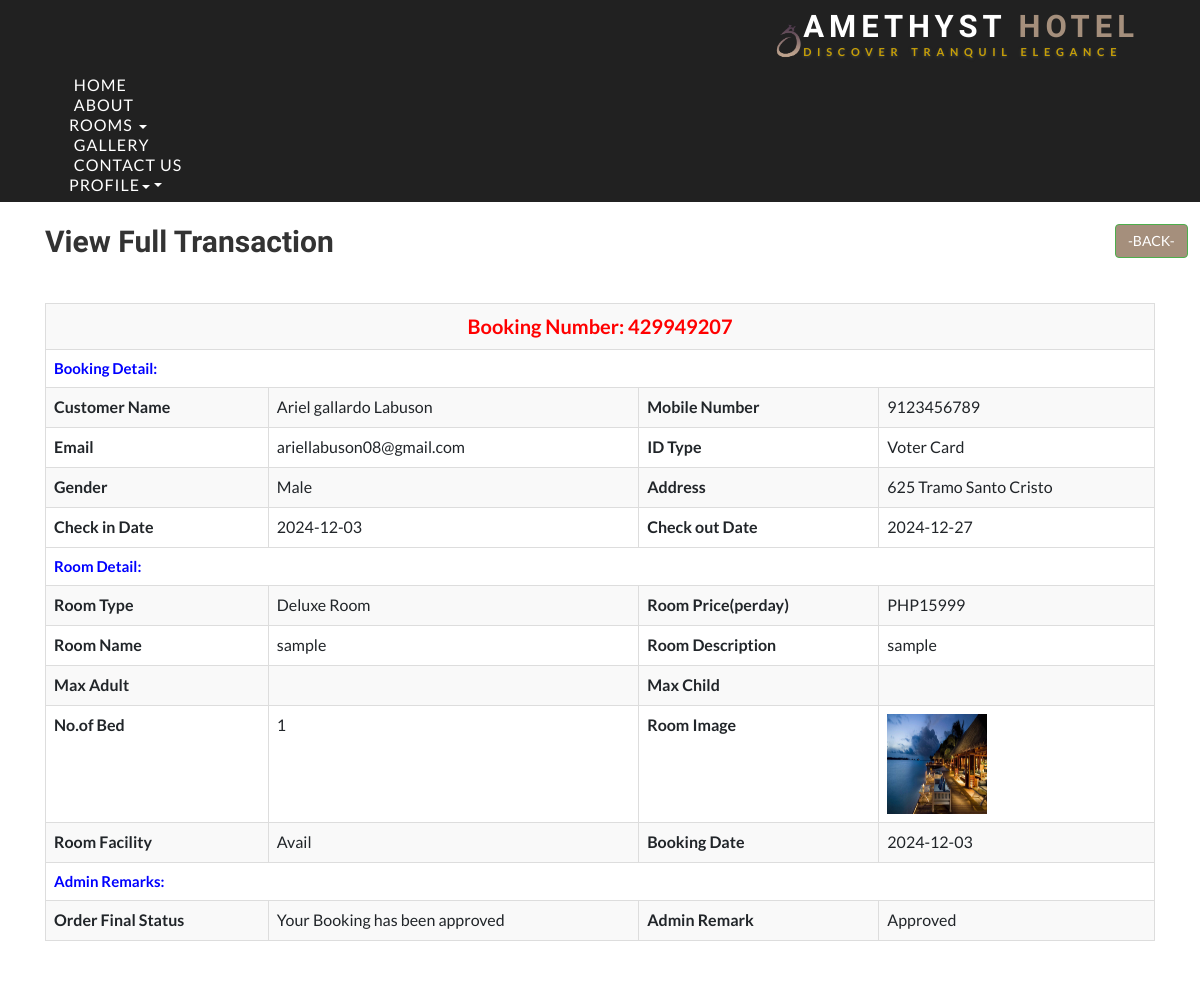
Page /view-application-detail.php?viewid=71 (signed in) on the committed database.
### tables this page shows
CREATE TABLE `maintenance` (
  `id` int(10) NOT NULL,
  `logo` varchar(255) NOT NULL,
  `background` varchar(255) NOT NULL,
  `color` varchar(255) NOT NULL,
  `slideshow_image1` varchar(255) NOT NULL,
  `slideshow_image2` varchar(255) NOT NULL,
  `slideshow_image3` varchar(255) NOT NULL
);

CREATE TABLE `tblbooking` (
  `ID` int(10) NOT NULL,
  `RoomId` int(5) DEFAULT NULL,
  `BookingNumber` varchar(120) DEFAULT NULL,
  `UserID` int(5) NOT NULL,
  `IDType` varchar(120) DEFAULT NULL,
  `Gender` varchar(50) DEFAULT NULL,
  `Address` mediumtext DEFAULT NULL,
  `CheckinDate` varchar(200) DEFAULT NULL,
  `CheckoutDate` varchar(200) DEFAULT NULL,
  `BookingDate` date DEFAULT current_timestamp(),
  `Remark` varchar(50) DEFAULT NULL,
  `Status` varchar(50) DEFAULT 'Pending',
  `downPay` int(255) NOT NULL,
  `UpdationDate` timestamp NULL DEFAULT NULL ON UPDATE current_timestamp(),
  `extendDate` date DEFAULT NULL,
  `pool` int(60) NOT NULL,
  `food` int(60) NOT NULL
);

CREATE TABLE `tbluser` (
  `ID` int(10) NOT NULL,
  `FullName` varchar(200) DEFAULT NULL,
  `MobileNumber` bigint(10) DEFAULT NULL,
  `Email` varchar(120) DEFAULT NULL,
  `avatar` text DEFAULT NULL,
  `Password` varchar(120) DEFAULT NULL,
  `status` tinyint(1) NOT NULL,
  `privilege` varchar(255) NOT NULL DEFAULT 'unblocked',
  `code` text NOT NULL,
  `RegDate` timestamp NULL DEFAULT current_timestamp()
);

CREATE TABLE `tblcategory` (
  `ID` int(10) NOT NULL,
  `CategoryName` varchar(120) DEFAULT NULL,
  `Description` mediumtext DEFAULT NULL,
  `Price` int(5) NOT NULL,
  `Date` timestamp NULL DEFAULT current_timestamp()
);

CREATE TABLE `tblroom` (
  `ID` int(10) NOT NULL,
  `RoomType` int(10) DEFAULT NULL,
  `RoomName` varchar(200) DEFAULT NULL,
  `MaxAdult` int(5) DEFAULT NULL,
  `MaxChild` int(5) DEFAULT NULL,
  `RoomDesc` mediumtext DEFAULT NULL,
  `NoofBed` int(5) DEFAULT NULL,
  `Image` varchar(200) DEFAULT NULL,
  `RoomFacility` varchar(200) DEFAULT NULL,
  `CreationDate` timestamp NULL DEFAULT current_timestamp()
);

### view-application-detail.php (the view, shortened to what this page needs)
<?php
include('includes/dbconnection.php');
if (strlen($_SESSION['hbmsuid']==0)) {
  header('location:logout.php');
  } else{
?>
<!DOCTYPE HTML>
<html>
<head>
<link rel="stylesheet" href="https://maxcdn.bootstrapcdn.com/bootstrap/4.5.2/css/bootstrap.min.css">
    <link rel="stylesheet" href="https://cdnjs.cloudflare.com/ajax/libs/font-awesome/5.15.4/css/all.min.css">
    <link rel="stylesheet" href="https://cdnjs.cloudflare.com/ajax/libs/morris.js/0.5.1/morris.css">
  </head>
</head>
<body>
	<?php include_once('includes/header.php');?>
	<div class="typography">
			<div class="container">
				<div class="typography-info">
					<br><h2 class="type">View Full Transaction</h2><a href="index.php" class="btn btn-success" style="margin-left:1070px;margin-top:-60px;background-color:#a58f7c;">-BACK-</a><br>
				</div>
				<div class="bs-docs-example">
<br>
					<?php
                  $vid=$_GET['viewid'];
$sql="SELECT tblbooking.BookingNumber,tbluser.FullName,tbluser.MobileNumber,tbluser.Email,tblbooking.ID as tid,tblbooking.IDType,tblbooking.Gender,tblbooking.Address,tblbooking.CheckinDate,tblbooking.CheckoutDate,tblbooking.BookingDate,tblbooking.Remark,tblbooking.Status,tblbooking.UpdationDate,tblcategory.CategoryName,tblcategory.Description,tblcategory.Price,tblroom.RoomName,tblroom.MaxAdult,tblroom.MaxChild,tblroom.RoomDesc,tblroom.NoofBed,tblroom.Image,tblroom.RoomFacility
from tblbooking
join tblroom on tblbooking.RoomId=tblroom.ID
join tblcategory on tblcategory.ID=tblroom.RoomType
join tbluser on tblbooking.UserID=tbluser.ID
where tblbooking.ID=:vid";
$query = $dbh -> prepare($sql);
$query-> bindParam(':vid', $vid, PDO::PARAM_STR);
$query->execute();
$results=$query->fetchAll(PDO::FETCH_OBJ);
$cnt=1;
if($query->rowCount() > 0)
{
foreach($results as $row)
{               ?>
                            <table border="1" class="table table-bordered table-striped table-vcenter js-dataTable-full-pagination">
                            	<tr>
  <th colspan="4" style="color: red;font-weight: bold;text-align: center;font-size: 20px"> Booking Number: <?php echo $row->BookingNumber;?></th>
</tr>
<tr>
  <th colspan="4" style="color: blue;font-weight: bold;font-size: 15px"> Booking Detail:</th>
</tr>
<tr>
    <th>Customer Name</th>
    <td><?php  echo $row->FullName;?></td>
    <th>Mobile Number</th>
    <td><?php  echo $row->MobileNumber;?></td>
  </tr>
  <tr>
   <th>Email</th>
    <td><?php  echo $row->Email;?></td>
    <th>ID Type</th>
    <td><?php  echo $row->IDType;?></td>
  </tr>
  <tr>
   <th>Gender</th>
    <td><?php  echo $row->Gender;?></td>
    <th>Address</th>
    <td><?php  echo $row->Address;?></td>
  </tr>
  <tr>
    <th>Check in Date</th>
    <td><?php  echo $row->CheckinDate;?></td>
    <th>Check out Date</th>
    <td><?php  echo $row->CheckoutDate;?></td>
  </tr>
   <tr>
    <tr>
  <th colspan="4" style="color: blue;font-weight: bold;font-size: 15px"> Room Detail:</th>
</tr>
    <th>Room Type</th>
    <td><?php  echo $row->CategoryName;?></td>
    <th>Room Price(perday)</th>
    <td>PHP<?php  echo $row->Price;?></td>
  </tr>
 <tr>
    <th>Room Name</th>
    <td><?php  echo $row->RoomName;?></td>
    <th>Room Description</th>
    <td><?php  echo $row->RoomDesc;?></td>
  </tr>
   <tr>
    <th>Max Adult</th>
    <td><?php  echo $row->MaxAdult;?></td>
    <th>Max Child</th>
    <td><?php  echo $row->MaxChild;?></td>
  </tr>
<tr>
    <th>No.of Bed</th>
    <td><?php  echo $row->NoofBed;?></td>
    <th>Room Image</th>
    <td><img src="admin/images/<?php echo $row->Image;?>" width="100" height="100" value="<?php  echo $row->Image;?>"></td>
  </tr>
   <tr>
    <th>Room Facility</th>
    <td><?php  echo $row->RoomFacility;?></td>
    <th>Booking Date</th>
    <td><?php  echo $row->BookingDate;?></td>
  </tr>
   <tr>
  <th colspan="4" style="color: blue;font-weight: bold;font-size: 15px"> Admin Remarks:</th>
</tr>
  <tr>
     <th>Order Final Status</th>
    <td> <?php  $status=$row->Status;
if($row->Status=="Approved")
{
  echo "Your Booking has been approved";
}
     ;?></td>
     <th >Admin Remark</th>
    <?php if($row->Status==""){ ?>
                     <td><?php echo "Not Updated Yet"; ?></td>
<?php } else { ?>                  <td><?php  echo htmlentities($row->Status);?>
                  </td>
                  <?php } ?>
  </tr>
<?php $cnt=$cnt+1;}} ?>
</table>
				</div>
			</div>
	</div>
        <div id="calendar" style="width:80%; margin-inline:auto" ></div>
</body>
</html><?php }  ?>

### includes/header.php (shortened to what this page needs)
<?php
include('includes/dbconnection.php');
$query = "SELECT * FROM maintenance WHERE id = 1";
$result = $dbh->query($query);
$row = $result->fetch(PDO::FETCH_ASSOC);
$logoImage = $row['logo'];
?>
<head>
<link href="css/bootstrap.css" rel="stylesheet" type="text/css" media="all" /><link rel="stylesheet" href="css/jquery-ui.css" /><link href="css/font-awesome.css" rel="stylesheet"> <link rel="stylesheet" href="css/chocolat.css" type="text/css" media="screen"><link href="css/easy-responsive-tabs.css" rel='stylesheet' type='text/css'/><link rel="stylesheet" href="css/flexslider.css" type="text/css" media="screen" property="" /><link href="css/style.css" rel="stylesheet" type="text/css" media="all" />
</head>
<div class="w3_navigation">
		<div class="container">
			<nav class="navbar navbar-default">
				<div class="navbar-header navbar-left">
					<h1><a class="navbar-brand" href="index.php"><img style="height:70px;width 70px;position:absolute;margin-left:-40px;"src="admin/images/<?php echo $logoImage; ?>">AMETHYST <span>HOTEL</span><p class="logo_w3l_agile_caption"> Discover Tranquil Elegance</p></a></h1>
				</div>
				<div class="collapse navbar-collapse navbar-right" id="bs-example-navbar-collapse-1">
					<nav class="menu menu--iris">
						<ul class="nav navbar-nav menu__list">
                            <li class="menu__item"><a href="index.php">Home</a></li>
                            <li class="menu__item"><a href="#about" >About</a></li>
                                    <li class="dropdown">
                                        <a href="#" class="" data-toggle="dropdown" role="button" aria-haspopup="true" aria-expanded="false">Rooms <span class="caret"></span></a>
                                    </li>
                                    <li class="menu__item"><a href="#gallery" >Gallery</a></li>
                                    <li class="menu__item"><a href="#contact" >Contact Us</a></li>
                                    <?php if (strlen($_SESSION['hbmsuid']!=0)) {?>
                                    <li class="dropdown">
                                        <a href="#" class="dropdown-toggle" data-toggle="dropdown" role="button" aria-haspopup="true" aria-expanded="false">Profile<span class="caret"></span></a>
                                    </li><?php } ?>
                    </ul>
					</nav>
				</div>
			</nav>
		</div>
	</div>

### css/chocolat.css (style rules this page uses)
body { margin:0; padding:0; }

### css/easy-responsive-tabs.css (style rules this page uses)
body { margin: 0px; padding: 0px; background: #f5f5f5; font-weight: 500; }
ul.resp-tabs-list, p { margin: 0px; padding: 0px; }

### css/style.css (style rules this page uses)
html, body { margin:0; font-size: 100%; font-family: 'Lato', sans-serif; background: #fff; }
body a { text-decoration:none; transition:0.5s all; -webkit-transition:0.5s all; -moz-transition:0.5s all; -o-transition:0.5s all; -ms-transition:0.5s all; }
h1,h2,h3,h4,h5,h6 { margin:0; font-family: 'Federo', sans-serif; font-weight: 600; }
p { margin:0; }
ul { margin:0; padding:0; }
.w3_navigation { background: #212121 ; }
.navbar-default { background: none; border: none; }
.navbar { margin-bottom: 0; }
.navbar-collapse { padding: 0; }
.navbar-right { margin-right: 0; }
.navbar-default .navbar-nav > li > a { font-weight: 500; letter-spacing: 1px; }
.navbar-nav > li > a { margin: 0; padding:0 1.5em; text-transform: uppercase; }
nav.navbar.navbar-default { background: none; padding: .9em 0 .4em 0; }
.navbar-default .navbar-nav > li > a { color: #fff; }
.navbar-default .navbar-brand,.navbar-default .navbar-brand:hover, .navbar-default .navbar-brand:focus { color: #fff; }
.navbar-brand { padding: 0; font-size: 31px; text-transform: uppercase; letter-spacing: 5px; line-height: 25px; position: relative; font-weight: bold; }
.navbar-brand span { color: #a58f7c; }
p.logo_w3l_agile_caption { text-transform: uppercase; letter-spacing: 5.7px; font-size: 11px; color: #c79f07; text-shadow: 0px 1px 3px #454a47; font-family: 'Lato', sans-serif; font-weight: 600; }
.menu__list { position: relative; margin: 0.69em 0 0; }
.menu__item { display: block; margin: 1em 0; }
.menu--iris .menu__item { margin:0 0.3em; }

### view-application-detail.php (style rules this page uses)
#calendar { width: 100%; min-height: 600px; margin: 0; padding: 0; }

### rows in the picture
maintenance: logo (picture)
tblbooking: BookingNumber "429949207", UserID.FullName "Ariel gallardo Labuson", UserID.MobileNumber "9123456789", UserID.Email "ariellabuson08@gmail.com", IDType "Voter Card", Gender "Male", Address "625 Tramo Santo Cristo", CheckinDate "2024-12-03", CheckoutDate "2024-12-27", tblcategory.CategoryName "Deluxe Room", tblcategory.Price "15999", RoomId.RoomName "sample", RoomId.RoomDesc "sample", RoomId.NoofBed "1", RoomId.Image (picture), RoomId.RoomFacility "Avail", BookingDate "2024-12-03", shows "Your Booking has been approved", Status "Approved"
